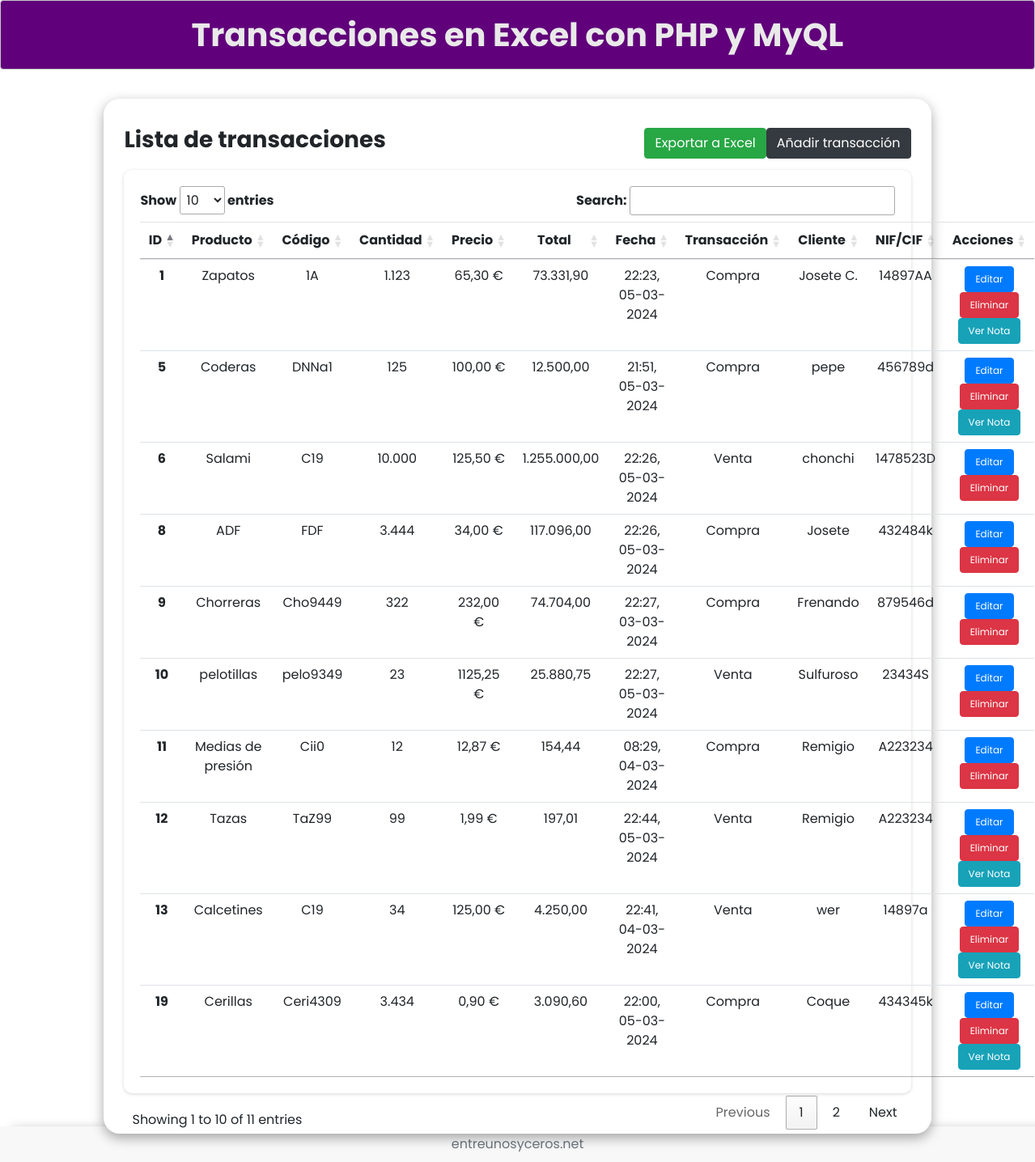
The page / on the database its author committed.
### tables this page shows
CREATE TABLE `tbl_product` (
  `tbl_product_id` int NOT NULL,
  `product_name` varchar(255) NOT NULL,
  `product_code` varchar(255) NOT NULL,
  `quantity` int NOT NULL,
  `price` decimal(10,2) DEFAULT NULL,
  `date` timestamp NOT NULL DEFAULT CURRENT_TIMESTAMP ON UPDATE CURRENT_TIMESTAMP,
  `transaction` enum('Venta','Compra') NOT NULL,
  `people` varchar(200) NOT NULL,
  `nif_cif` varchar(20) DEFAULT NULL,
  `notes` text
);

### index.php (the view, shortened to what this page needs)
<!DOCTYPE html>
<html lang="es">
<head>
    <link rel="stylesheet" type="text/css" href="./css/style.css">
    <link rel="stylesheet" href="https://cdn.jsdelivr.net/npm/bootstrap@4.6.2/dist/css/bootstrap.min.css">
    <link rel="stylesheet" href="https://cdn.datatables.net/1.13.7/css/jquery.dataTables.css" />
    <link rel="stylesheet" href="https://cdnjs.cloudflare.com/ajax/libs/font-awesome/5.15.4/css/all.min.css">
</head>
<body>
    <div class="main">
        <div class="header alert alert-dark" role="alert">Transacciones en Excel con PHP y MyQL</div>
        <div class="product-container">
            <div class="product-header mb-2">
                <h3>Lista de transacciones</h3>
                <div class="button-group ml-auto">
                    <button type="button" class="btn btn-success" onclick="exportToExcel()">Exportar a Excel</button>
                    <button type="button" class="btn btn-dark" data-toggle="modal" data-target="#addProductModal">Añadir transacción</button>
                </div>
            </div>
            <table class="table table-hover product-table">
                <thead>
                    <tr>
                        <th scope="col">ID</th>
                        <th scope="col">Producto</th>
                        <th scope="col">Código</th>
                        <th scope="col">Cantidad</th>
                        <th scope="col">Precio</th>
                        <th scope="col">Total</th>
                        <th scope="col">Fecha</th>
                        <th scope="col">Transacción</th>
                        <th scope="col">Cliente</th>
                        <th scope="col">NIF/CIF</th>
                        <th scope="col">Acciones</th>
                    </tr>
                </thead>
                <tbody>
                    <?php
                    include('./connection/con.php');
                    $stmt = $conn->prepare("SELECT * FROM tbl_product");
                    $stmt->execute();
                    $result = $stmt->fetchAll();
                    foreach ($result as $row) {
                        $productID = $row['tbl_product_id'];
                        $productName = $row['product_name'];
                        $productCode = $row['product_code'];
                        $quantity = $row['quantity'];
                        $quantityT = $quantity;
                        $quantity = number_format($quantity, 0, '.', '.');
                        $price = $row['price'];
                        $priceT = $price;
                        $price = str_replace('.', ',', $price);
                        $date = $row['date'];
                        $timestamp = strtotime($date);
                        $date = date("H:i, d-m-Y", $timestamp);
                        $transaction = $row['transaction'];
                        $people = $row['people'];
                        $nif_cif = $row['nif_cif'];
                        $notes = $row['notes'];
                        $total = $quantityT * $priceT;
                        $totalFormatted = number_format($total, 2, ',', '.');
                    ?>
                        <tr>
                            <th scope="row" id="productID-<?= $productID ?>"><?= $productID ?></th>
                            <td id="productName-<?= $productID ?>"><?= $productName ?></td>
                            <td id="productCode-<?= $productID ?>"><?= $productCode ?></td>
                            <td id="quantity-<?= $productID ?>"><?= $quantity ?></td>
                            <td id="price-<?= $productID ?>"><?= str_replace('€', '', $price) ?> €</td>
                            <td id="total-<?= $productID ?>"><?= $totalFormatted ?></td>
                            <td id="date-<?= $productID ?>"><?= $date ?></td>
                            <td id="transaction-<?= $productID ?>"><?= $transaction ?></td>
                            <td id="people-<?= $productID ?>"><?= $people ?></td>
                            <td id="nif_cif-<?= $productID ?>"><?= $nif_cif ?></td>
                            <td>
                                <button type="button" class="btn btn-primary" style="font-size: 12px;" onclick="updateProduct(<?= $productID ?>)">
                                    Editar</button>
                                <button type="button" class="btn btn-danger" style="font-size: 12px;" onclick="deleteProduct(<?= $productID ?>)">
                                    Eliminar</button>
                                <?php if (!empty($notes)) : ?>
                                    <button type="button" class="btn btn-info" style="font-size: 12px;" onclick="openNoteModal('<?= $productID ?>', '<?= $notes ?>')">
                                        Ver Nota
                                    </button>
                                <?php endif; ?>
                            </td>
                        </tr>
                    <?php
                    }
                    ?>
                </tbody>
            </table>
        </div>
    </div>
    <footer class="footer">
        <div class="container">
            <span class="text-muted">entreunosyceros.net</span>
        </div>
    </footer>
</body>
</html>

### css/style.css (style rules this page uses)
* { margin: 0; padding: 0; font-family: 'Poppins', sans-serif !important; }
.main { display: flex; flex-direction: column; align-items: center; }
.header { text-align: center; font-size: 40px; font-weight: bold; padding: 20px; width: 100%; }
.alert-dark { color: #e9e9e9 !important; background-color: #60007a !important; }
.product-container { position: relative; display: flex; flex-direction: column; align-items: center; width: 80%; height: auto; min-height: 680px; margin: 35px; margin-top: 35px; border-radius: 20px; box-shadow: rgba(0, 0, 0, 0.35) 0px 5px 15px; background: #fff; }
.product-header { display: flex; align-items: center; width: 95%; height: 50px; margin-top: 30px; }
.product-header h3 { font-weight: bold; }
table.dataTable thead>tr>th.sorting, table.dataTable thead>tr>th.sorting_asc, table.dataTable thead>tr>th.sorting_desc, table.dataTable thead>tr>th.sorting_asc_disabled, table.dataTable thead>tr>th.sorting_desc_disabled, table.dataTable thead>tr>td.sorting, table.dataTable thead>tr>td.sorting_asc, table.dataTable thead>tr>td.sorting_desc, table.dataTable thead>tr>td.sorting_asc_disabled, table.dataTable thead>tr>td.sorting_desc_disabled { text-align: center; }
td { text-align: center; }
.product-container { margin-top: 20px; }
.product-header { display: flex; align-items: center; justify-content: space-between; }
.button-group { display: flex; align-items: center; }
.footer { position: fixed; bottom: 0; width: 100%; background-color: #f8f8f8; padding: 10px 0; text-align: center; z-index: -1; box-shadow: rgba(0, 0, 0, 0.35) 15px 5px 15px; }

### rows shown on the page
tbl_product: tbl_product_id "1", product_name "Zapatos", product_code "1A", quantity "1.123", price "65,30", totalFormatted "73.331,90", date "22:23, 05-03-2024", transaction "Compra", people "Josete C.", nif_cif "14897AA"
tbl_product: tbl_product_id "5", product_name "Coderas", product_code "DNNa1", quantity "125", price "100,00", totalFormatted "12.500,00", date "21:51, 05-03-2024", transaction "Compra", people "pepe", nif_cif "456789d"
tbl_product: tbl_product_id "6", product_name "Salami", product_code "C19", quantity "10.000", price "125,50", totalFormatted "1.255.000,00", date "22:26, 05-03-2024", transaction "Venta", people "chonchi", nif_cif "1478523D"
tbl_product: tbl_product_id "8", product_name "ADF", product_code "FDF", quantity "3.444", price "34,00", totalFormatted "117.096,00", date "22:26, 05-03-2024", transaction "Compra", people "Josete", nif_cif "432484k"
tbl_product: tbl_product_id "9", product_name "Chorreras", product_code "Cho9449", quantity "322", price "232,00", totalFormatted "74.704,00", date "22:27, 03-03-2024", transaction "Compra", people "Frenando", nif_cif "879546d"
tbl_product: tbl_product_id "10", product_name "pelotillas", product_code "pelo9349", quantity "23", price "1125,25", totalFormatted "25.880,75", date "22:27, 05-03-2024", transaction "Venta", people "Sulfuroso", nif_cif "23434S"
tbl_product: tbl_product_id "11", product_name "Medias de presión", product_code "Cii0", quantity "12", price "12,87", totalFormatted "154,44", date "08:29, 04-03-2024", transaction "Compra", people "Remigio", nif_cif "A223234"
tbl_product: tbl_product_id "12", product_name "Tazas", product_code "TaZ99", quantity "99", price "1,99", totalFormatted "197,01", date "22:44, 05-03-2024", transaction "Venta", people "Remigio", nif_cif "A223234"
tbl_product: tbl_product_id "13", product_name "Calcetines", product_code "C19", quantity "34", price "125,00", totalFormatted "4.250,00", date "22:41, 04-03-2024", transaction "Venta", people "wer", nif_cif "14897a"
tbl_product: tbl_product_id "19", product_name "Cerillas", product_code "Ceri4309", quantity "3.434", price "0,90", totalFormatted "3.090,60", date "22:00, 05-03-2024", transaction "Compra", people "Coque", nif_cif "434345k"
